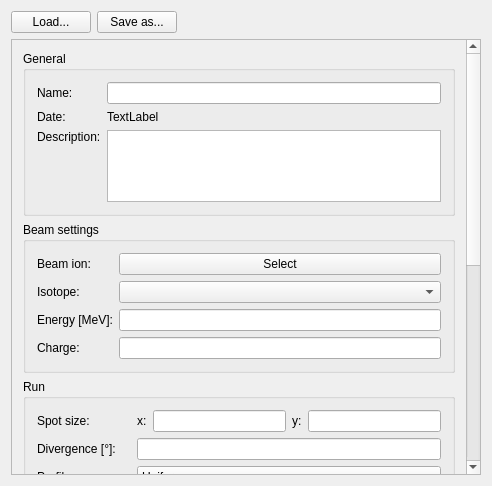
<?xml version="1.0" encoding="UTF-8"?>
<ui version="4.0">
 <class>RequestSimulationSettings</class>
 <widget class="QWidget" name="RequestSimulationSettings">
  <property name="enabled">
   <bool>true</bool>
  </property>
  <property name="geometry">
   <rect>
    <x>0</x>
    <y>0</y>
    <width>492</width>
    <height>486</height>
   </rect>
  </property>
  <property name="minimumSize">
   <size>
    <width>0</width>
    <height>0</height>
   </size>
  </property>
  <property name="windowTitle">
   <string>RequestSimulationSettings</string>
  </property>
  <layout class="QGridLayout" name="gridLayout">
   <item row="0" column="1">
    <layout class="QHBoxLayout" name="horizontalLayout_19">
     <item>
      <widget class="QPushButton" name="loadButton">
       <property name="sizePolicy">
        <sizepolicy hsizetype="Preferred" vsizetype="Fixed">
         <horstretch>0</horstretch>
         <verstretch>0</verstretch>
        </sizepolicy>
       </property>
       <property name="text">
        <string>Load...</string>
       </property>
      </widget>
     </item>
     <item>
      <widget class="QPushButton" name="saveButton">
       <property name="text">
        <string>Save as...</string>
       </property>
      </widget>
     </item>
     <item>
      <spacer name="horizontalSpacer_19">
       <property name="orientation">
        <enum>Qt::Horizontal</enum>
       </property>
       <property name="sizeHint" stdset="0">
        <size>
         <width>40</width>
         <height>20</height>
        </size>
       </property>
      </spacer>
     </item>
    </layout>
   </item>
   <item row="1" column="1">
    <widget class="QScrollArea" name="scrollArea">
     <property name="widgetResizable">
      <bool>true</bool>
     </property>
     <widget class="QWidget" name="scrollAreaWidgetContents_2">
      <property name="geometry">
       <rect>
        <x>0</x>
        <y>0</y>
        <width>456</width>
        <height>1014</height>
       </rect>
      </property>
      <layout class="QVBoxLayout" name="verticalLayout_22">
       <item>
        <layout class="QVBoxLayout" name="verticalLayout">
         <item>
          <widget class="QGroupBox" name="groupBox_10">
           <property name="title">
            <string>General</string>
           </property>
           <layout class="QVBoxLayout" name="verticalLayout_7">
            <item>
             <layout class="QFormLayout" name="formLayout">
              <item row="0" column="0">
               <widget class="QLabel" name="label_31">
                <property name="text">
                 <string>Name:</string>
                </property>
               </widget>
              </item>
              <item row="0" column="1">
               <widget class="QLineEdit" name="nameLineEdit">
                <property name="sizePolicy">
                 <sizepolicy hsizetype="Expanding" vsizetype="Fixed">
                  <horstretch>0</horstretch>
                  <verstretch>0</verstretch>
                 </sizepolicy>
                </property>
                <property name="minimumSize">
                 <size>
                  <width>0</width>
                  <height>0</height>
                 </size>
                </property>
                <property name="maximumSize">
                 <size>
                  <width>16777215</width>
                  <height>16777215</height>
                 </size>
                </property>
               </widget>
              </item>
              <item row="1" column="0">
               <widget class="QLabel" name="label_33">
                <property name="text">
                 <string>Date:</string>
                </property>
               </widget>
              </item>
              <item row="1" column="1">
               <widget class="QLabel" name="dateLabel_2">
                <property name="sizePolicy">
                 <sizepolicy hsizetype="Preferred" vsizetype="Fixed">
                  <horstretch>0</horstretch>
                  <verstretch>0</verstretch>
                 </sizepolicy>
                </property>
                <property name="text">
                 <string>TextLabel</string>
                </property>
               </widget>
              </item>
              <item row="2" column="0">
               <widget class="QLabel" name="label_32">
                <property name="text">
                 <string>Description:</string>
                </property>
                <property name="alignment">
                 <set>Qt::AlignLeading|Qt::AlignLeft|Qt::AlignTop</set>
                </property>
               </widget>
              </item>
              <item row="2" column="1">
               <widget class="QPlainTextEdit" name="descriptionLineEdit">
                <property name="sizePolicy">
                 <sizepolicy hsizetype="Expanding" vsizetype="Fixed">
                  <horstretch>0</horstretch>
                  <verstretch>0</verstretch>
                 </sizepolicy>
                </property>
                <property name="sizeAdjustPolicy">
                 <enum>QAbstractScrollArea::AdjustToContents</enum>
                </property>
               </widget>
              </item>
             </layout>
            </item>
           </layout>
          </widget>
         </item>
         <item>
          <widget class="QGroupBox" name="groupBox_3">
           <property name="sizePolicy">
            <sizepolicy hsizetype="Preferred" vsizetype="Preferred">
             <horstretch>0</horstretch>
             <verstretch>0</verstretch>
            </sizepolicy>
           </property>
           <property name="title">
            <string>Beam settings</string>
           </property>
           <layout class="QVBoxLayout" name="verticalLayout_3">
            <item>
             <layout class="QFormLayout" name="formLayout_2">
              <item row="0" column="0">
               <widget class="QLabel" name="beamLabel_3">
                <property name="text">
                 <string>Beam ion:</string>
                </property>
               </widget>
              </item>
              <item row="0" column="1">
               <widget class="QPushButton" name="beamIonButton">
                <property name="sizePolicy">
                 <sizepolicy hsizetype="Preferred" vsizetype="Fixed">
                  <horstretch>0</horstretch>
                  <verstretch>0</verstretch>
                 </sizepolicy>
                </property>
                <property name="minimumSize">
                 <size>
                  <width>0</width>
                  <height>0</height>
                 </size>
                </property>
                <property name="maximumSize">
                 <size>
                  <width>16777215</width>
                  <height>16777215</height>
                 </size>
                </property>
                <property name="text">
                 <string>Select</string>
                </property>
               </widget>
              </item>
              <item row="1" column="0">
               <widget class="QLabel" name="isotopeLabel">
                <property name="enabled">
                 <bool>true</bool>
                </property>
                <property name="text">
                 <string>Isotope:</string>
                </property>
               </widget>
              </item>
              <item row="1" column="1">
               <widget class="QComboBox" name="isotopeComboBox">
                <property name="enabled">
                 <bool>true</bool>
                </property>
                <property name="sizePolicy">
                 <sizepolicy hsizetype="Expanding" vsizetype="Fixed">
                  <horstretch>0</horstretch>
                  <verstretch>0</verstretch>
                 </sizepolicy>
                </property>
                <property name="minimumSize">
                 <size>
                  <width>0</width>
                  <height>0</height>
                 </size>
                </property>
                <property name="maximumSize">
                 <size>
                  <width>16777215</width>
                  <height>16777215</height>
                 </size>
                </property>
               </widget>
              </item>
              <item row="2" column="0">
               <widget class="QLabel" name="label_20">
                <property name="text">
                 <string>Energy [MeV]:</string>
                </property>
               </widget>
              </item>
              <item row="2" column="1">
               <widget class="QLineEdit" name="energyLineEdit">
                <property name="sizePolicy">
                 <sizepolicy hsizetype="Expanding" vsizetype="Fixed">
                  <horstretch>0</horstretch>
                  <verstretch>0</verstretch>
                 </sizepolicy>
                </property>
                <property name="minimumSize">
                 <size>
                  <width>0</width>
                  <height>0</height>
                 </size>
                </property>
                <property name="maximumSize">
                 <size>
                  <width>16777215</width>
                  <height>16777215</height>
                 </size>
                </property>
               </widget>
              </item>
              <item row="3" column="0">
               <widget class="QLabel" name="label_25">
                <property name="text">
                 <string>Charge:</string>
                </property>
               </widget>
              </item>
              <item row="3" column="1">
               <widget class="QLineEdit" name="chargeLineEdit">
                <property name="sizePolicy">
                 <sizepolicy hsizetype="Expanding" vsizetype="Fixed">
                  <horstretch>0</horstretch>
                  <verstretch>0</verstretch>
                 </sizepolicy>
                </property>
                <property name="minimumSize">
                 <size>
                  <width>0</width>
                  <height>0</height>
                 </size>
                </property>
                <property name="maximumSize">
                 <size>
                  <width>16777215</width>
                  <height>16777215</height>
                 </size>
                </property>
               </widget>
              </item>
             </layout>
            </item>
           </layout>
          </widget>
         </item>
         <item>
          <widget class="QGroupBox" name="groupBox_8">
           <property name="sizePolicy">
            <sizepolicy hsizetype="Preferred" vsizetype="Preferred">
             <horstretch>0</horstretch>
             <verstretch>0</verstretch>
            </sizepolicy>
           </property>
           <property name="title">
            <string>Run</string>
           </property>
           <layout class="QVBoxLayout" name="verticalLayout_11">
            <item>
             <layout class="QFormLayout" name="formLayout_4">
              <item row="1" column="0">
               <widget class="QLabel" name="label_24">
                <property name="text">
                 <string>Divergence [°]:</string>
                </property>
               </widget>
              </item>
              <item row="1" column="1">
               <widget class="QLineEdit" name="divergenceLineEdit">
                <property name="sizePolicy">
                 <sizepolicy hsizetype="Expanding" vsizetype="Fixed">
                  <horstretch>0</horstretch>
                  <verstretch>0</verstretch>
                 </sizepolicy>
                </property>
                <property name="minimumSize">
                 <size>
                  <width>0</width>
                  <height>0</height>
                 </size>
                </property>
                <property name="maximumSize">
                 <size>
                  <width>16777215</width>
                  <height>16777215</height>
                 </size>
                </property>
               </widget>
              </item>
              <item row="2" column="0">
               <widget class="QLabel" name="label_23">
                <property name="text">
                 <string>Profile:</string>
                </property>
               </widget>
              </item>
              <item row="2" column="1">
               <widget class="QComboBox" name="profileComboBox">
                <property name="sizePolicy">
                 <sizepolicy hsizetype="Preferred" vsizetype="Fixed">
                  <horstretch>0</horstretch>
                  <verstretch>0</verstretch>
                 </sizepolicy>
                </property>
                <item>
                 <property name="text">
                  <string>Uniform</string>
                 </property>
                </item>
                <item>
                 <property name="text">
                  <string>Gaussian</string>
                 </property>
                </item>
               </widget>
              </item>
              <item row="3" column="0">
               <widget class="QLabel" name="label_14">
                <property name="text">
                 <string>Energy dist [keV]:</string>
                </property>
               </widget>
              </item>
              <item row="3" column="1">
               <widget class="QLineEdit" name="energyDistLineEdit">
                <property name="sizePolicy">
                 <sizepolicy hsizetype="Expanding" vsizetype="Fixed">
                  <horstretch>0</horstretch>
                  <verstretch>0</verstretch>
                 </sizepolicy>
                </property>
                <property name="minimumSize">
                 <size>
                  <width>0</width>
                  <height>0</height>
                 </size>
                </property>
                <property name="maximumSize">
                 <size>
                  <width>16777215</width>
                  <height>16777215</height>
                 </size>
                </property>
               </widget>
              </item>
              <item row="4" column="0">
               <widget class="QLabel" name="label_13">
                <property name="text">
                 <string>Fluence:</string>
                </property>
               </widget>
              </item>
              <item row="4" column="1">
               <widget class="QLineEdit" name="fluenceLineEdit">
                <property name="sizePolicy">
                 <sizepolicy hsizetype="Expanding" vsizetype="Fixed">
                  <horstretch>0</horstretch>
                  <verstretch>0</verstretch>
                 </sizepolicy>
                </property>
                <property name="minimumSize">
                 <size>
                  <width>0</width>
                  <height>0</height>
                 </size>
                </property>
                <property name="maximumSize">
                 <size>
                  <width>16777215</width>
                  <height>16777215</height>
                 </size>
                </property>
               </widget>
              </item>
              <item row="5" column="0">
               <widget class="QLabel" name="label_12">
                <property name="text">
                 <string>Current [nA]:</string>
                </property>
               </widget>
              </item>
              <item row="5" column="1">
               <widget class="QLineEdit" name="currentLineEdit">
                <property name="sizePolicy">
                 <sizepolicy hsizetype="Expanding" vsizetype="Fixed">
                  <horstretch>0</horstretch>
                  <verstretch>0</verstretch>
                 </sizepolicy>
                </property>
                <property name="minimumSize">
                 <size>
                  <width>0</width>
                  <height>0</height>
                 </size>
                </property>
                <property name="maximumSize">
                 <size>
                  <width>16777215</width>
                  <height>16777215</height>
                 </size>
                </property>
               </widget>
              </item>
              <item row="7" column="0">
               <widget class="QLabel" name="label_11">
                <property name="text">
                 <string>Time [s]:</string>
                </property>
               </widget>
              </item>
              <item row="7" column="1">
               <widget class="QLineEdit" name="timeLineEdit">
                <property name="sizePolicy">
                 <sizepolicy hsizetype="Expanding" vsizetype="Fixed">
                  <horstretch>0</horstretch>
                  <verstretch>0</verstretch>
                 </sizepolicy>
                </property>
                <property name="minimumSize">
                 <size>
                  <width>0</width>
                  <height>0</height>
                 </size>
                </property>
                <property name="maximumSize">
                 <size>
                  <width>16777215</width>
                  <height>16777215</height>
                 </size>
                </property>
               </widget>
              </item>
              <item row="0" column="0">
               <widget class="QLabel" name="beamSpotSizeLabel">
                <property name="text">
                 <string>Spot size:</string>
                </property>
               </widget>
              </item>
              <item row="0" column="1">
               <layout class="QHBoxLayout" name="beamSpotSizeLayout">
                <item>
                 <widget class="QLabel" name="beamSpotSizeXLabel">
                  <property name="text">
                   <string>x:</string>
                  </property>
                 </widget>
                </item>
                <item>
                 <widget class="QLineEdit" name="spotSizeXLineEdit">
                  <property name="sizePolicy">
                   <sizepolicy hsizetype="Expanding" vsizetype="Fixed">
                    <horstretch>0</horstretch>
                    <verstretch>0</verstretch>
                   </sizepolicy>
                  </property>
                  <property name="minimumSize">
                   <size>
                    <width>0</width>
                    <height>0</height>
                   </size>
                  </property>
                  <property name="maximumSize">
                   <size>
                    <width>16777215</width>
                    <height>16777215</height>
                   </size>
                  </property>
                 </widget>
                </item>
                <item>
                 <widget class="QLabel" name="beamSpotSizeYLabel">
                  <property name="text">
                   <string>y:</string>
                  </property>
                 </widget>
                </item>
                <item>
                 <widget class="QLineEdit" name="spotSizeYLineEdit">
                  <property name="sizePolicy">
                   <sizepolicy hsizetype="Expanding" vsizetype="Fixed">
                    <horstretch>0</horstretch>
                    <verstretch>0</verstretch>
                   </sizepolicy>
                  </property>
                  <property name="minimumSize">
                   <size>
                    <width>0</width>
                    <height>0</height>
                   </size>
                  </property>
                  <property name="maximumSize">
                   <size>
                    <width>16777215</width>
                    <height>16777215</height>
                   </size>
                  </property>
                 </widget>
                </item>
               </layout>
              </item>
              <item row="6" column="0">
               <widget class="QLabel" name="label">
                <property name="text">
                 <string>Charge [μC]:</string>
                </property>
               </widget>
              </item>
              <item row="6" column="1">
               <widget class="QLineEdit" name="runChargeLineEdit"/>
              </item>
             </layout>
            </item>
            <item>
             <widget class="QGroupBox" name="groupBox_2">
              <property name="sizePolicy">
               <sizepolicy hsizetype="Preferred" vsizetype="Preferred">
                <horstretch>0</horstretch>
                <verstretch>0</verstretch>
               </sizepolicy>
              </property>
              <property name="title">
               <string>Geometry</string>
              </property>
              <layout class="QGridLayout" name="gridLayout_3">
               <item row="0" column="0">
                <layout class="QFormLayout" name="formLayout_3">
                 <item row="0" column="0">
                  <widget class="QLabel" name="label_8">
                   <property name="text">
                    <string>Detector angle (θ) [°]:</string>
                   </property>
                  </widget>
                 </item>
                 <item row="0" column="1">
                  <widget class="QLineEdit" name="detectorThetaLineEdit">
                   <property name="sizePolicy">
                    <sizepolicy hsizetype="Expanding" vsizetype="Fixed">
                     <horstretch>0</horstretch>
                     <verstretch>0</verstretch>
                    </sizepolicy>
                   </property>
                   <property name="minimumSize">
                    <size>
                     <width>0</width>
                     <height>0</height>
                    </size>
                   </property>
                   <property name="maximumSize">
                    <size>
                     <width>16777215</width>
                     <height>16777215</height>
                    </size>
                   </property>
                  </widget>
                 </item>
                 <item row="1" column="0">
                  <widget class="QLabel" name="label_17">
                   <property name="text">
                    <string>Detector angle (Φ) [°]:</string>
                   </property>
                  </widget>
                 </item>
                 <item row="1" column="1">
                  <widget class="QLineEdit" name="detectorFiiLineEdit">
                   <property name="sizePolicy">
                    <sizepolicy hsizetype="Expanding" vsizetype="Fixed">
                     <horstretch>0</horstretch>
                     <verstretch>0</verstretch>
                    </sizepolicy>
                   </property>
                   <property name="minimumSize">
                    <size>
                     <width>0</width>
                     <height>0</height>
                    </size>
                   </property>
                   <property name="maximumSize">
                    <size>
                     <width>16777215</width>
                     <height>16777215</height>
                    </size>
                   </property>
                  </widget>
                 </item>
                 <item row="2" column="0">
                  <widget class="QLabel" name="label_16">
                   <property name="text">
                    <string>Target angle (θ) [°]:</string>
                   </property>
                  </widget>
                 </item>
                 <item row="2" column="1">
                  <widget class="QLineEdit" name="targetThetaLineEdit">
                   <property name="sizePolicy">
                    <sizepolicy hsizetype="Expanding" vsizetype="Fixed">
                     <horstretch>0</horstretch>
                     <verstretch>0</verstretch>
                    </sizepolicy>
                   </property>
                   <property name="minimumSize">
                    <size>
                     <width>0</width>
                     <height>0</height>
                    </size>
                   </property>
                   <property name="maximumSize">
                    <size>
                     <width>16777215</width>
                     <height>16777215</height>
                    </size>
                   </property>
                  </widget>
                 </item>
                 <item row="3" column="0">
                  <widget class="QLabel" name="label_7">
                   <property name="text">
                    <string>Target angle (Φ) [°]:</string>
                   </property>
                  </widget>
                 </item>
                 <item row="3" column="1">
                  <widget class="QLineEdit" name="targetFiiLineEdit">
                   <property name="sizePolicy">
                    <sizepolicy hsizetype="Expanding" vsizetype="Fixed">
                     <horstretch>0</horstretch>
                     <verstretch>0</verstretch>
                    </sizepolicy>
                   </property>
                   <property name="minimumSize">
                    <size>
                     <width>0</width>
                     <height>0</height>
                    </size>
                   </property>
                   <property name="maximumSize">
                    <size>
                     <width>16777215</width>
                     <height>16777215</height>
                    </size>
                   </property>
                  </widget>
                 </item>
                </layout>
               </item>
              </layout>
             </widget>
            </item>
            <item>
             <widget class="QGroupBox" name="groupBox">
              <property name="sizePolicy">
               <sizepolicy hsizetype="Fixed" vsizetype="Fixed">
                <horstretch>0</horstretch>
                <verstretch>0</verstretch>
               </sizepolicy>
              </property>
              <property name="minimumSize">
               <size>
                <width>0</width>
                <height>0</height>
               </size>
              </property>
              <property name="maximumSize">
               <size>
                <width>250</width>
                <height>275</height>
               </size>
              </property>
              <property name="title">
               <string>Measurement Setup</string>
              </property>
              <layout class="QVBoxLayout" name="verticalLayout_10">
               <item>
                <widget class="QLabel" name="picture">
                 <property name="sizePolicy">
                  <sizepolicy hsizetype="Preferred" vsizetype="Preferred">
                   <horstretch>0</horstretch>
                   <verstretch>0</verstretch>
                  </sizepolicy>
                 </property>
                 <property name="minimumSize">
                  <size>
                   <width>0</width>
                   <height>0</height>
                  </size>
                 </property>
                 <property name="text">
                  <string/>
                 </property>
                </widget>
               </item>
              </layout>
             </widget>
            </item>
           </layout>
          </widget>
         </item>
        </layout>
       </item>
      </layout>
     </widget>
    </widget>
   </item>
  </layout>
 </widget>
 <layoutdefault spacing="6" margin="11"/>
 <resources/>
 <connections/>
</ui>
